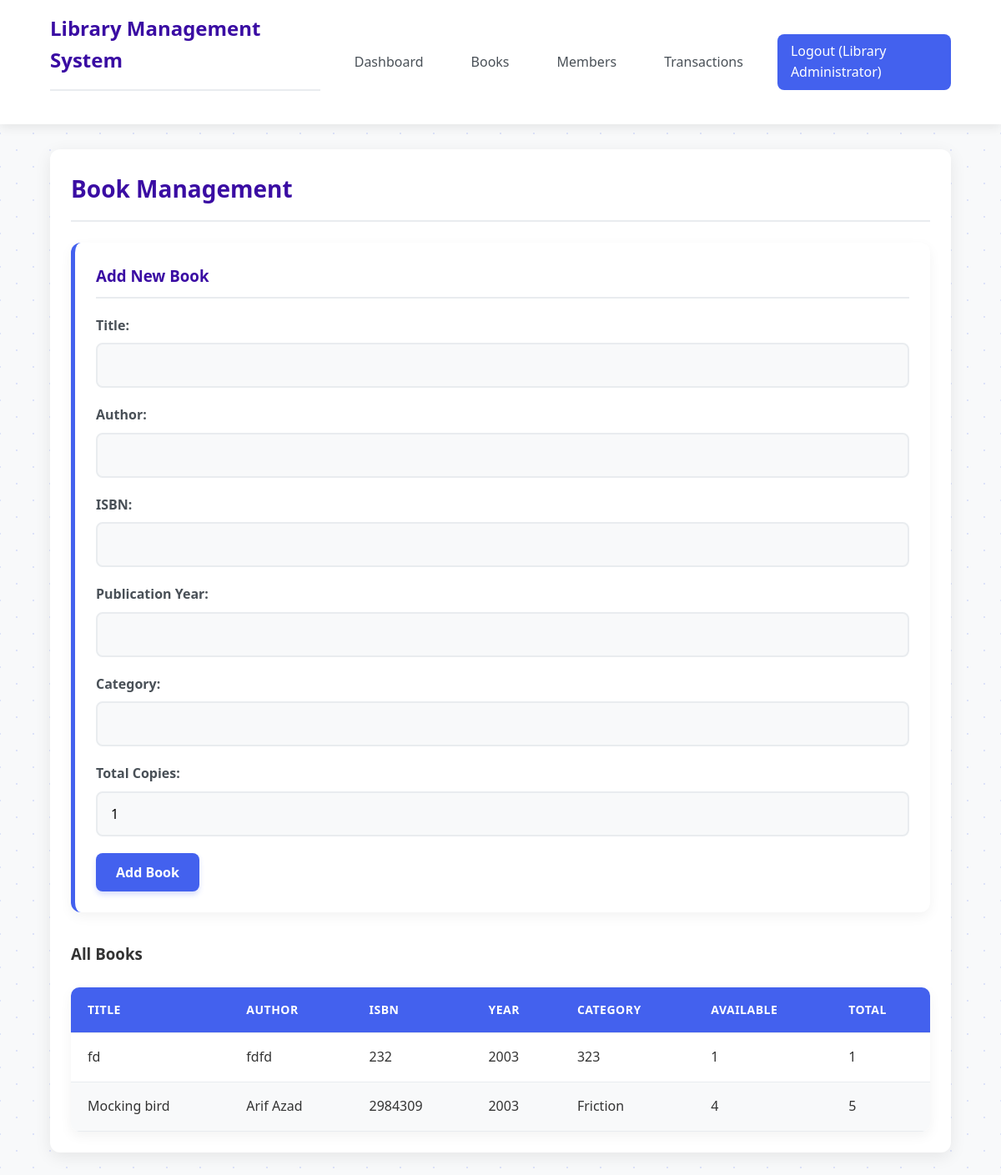
The app's page /books.php (signed in) with its own data.
### tables this page shows
CREATE TABLE `books` (
  `id` int(11) NOT NULL,
  `title` varchar(255) NOT NULL,
  `author` varchar(255) NOT NULL,
  `isbn` varchar(20) NOT NULL,
  `publication_year` int(11) DEFAULT NULL,
  `category` varchar(100) DEFAULT NULL,
  `total_copies` int(11) DEFAULT 1,
  `available_copies` int(11) DEFAULT 1,
  `created_at` timestamp NOT NULL DEFAULT current_timestamp()
);

### includes/functions.php (called while the page is built, shortened)
<?php
include 'config.php';
function getAllBooks() {
    global $pdo;
    $stmt = $pdo->query("SELECT * FROM books ORDER BY title");
    return $stmt->fetchAll();
}
?>

### books.php (the view, shortened to what this page needs)
<?php
include 'includes/auth.php';
include 'includes/functions.php';
$books = getAllBooks();
?>
<!DOCTYPE html>
<html lang="en">
<head>
    <link rel="stylesheet" href="css/style.css">
</head>
<body>
    <?php include 'includes/header.php'; ?>
    <div class="container">
        <h2>Book Management</h2>
        <div class="form-section">
            <h3>Add New Book</h3>
            <form method="POST" action="">
                <div class="form-group">
                    <label for="title">Title:</label>
                    <input type="text" id="title" name="title" required>
                </div>
                <div class="form-group">
                    <label for="author">Author:</label>
                    <input type="text" id="author" name="author" required>
                </div>
                <div class="form-group">
                    <label for="isbn">ISBN:</label>
                    <input type="text" id="isbn" name="isbn" required>
                </div>
                <div class="form-group">
                    <label for="publication_year">Publication Year:</label>
                    <input type="number" id="publication_year" name="publication_year" min="1000" max="<?php echo date('Y'); ?>">
                </div>
                <div class="form-group">
                    <label for="category">Category:</label>
                    <input type="text" id="category" name="category">
                </div>
                <div class="form-group">
                    <label for="total_copies">Total Copies:</label>
                    <input type="number" id="total_copies" name="total_copies" min="1" value="1" required>
                </div>
                <button type="submit" name="add_book">Add Book</button>
            </form>
        </div>
        <div class="list-section">
            <h3>All Books</h3>
            <table>
                <thead>
                    <tr>
                        <th>Title</th>
                        <th>Author</th>
                        <th>ISBN</th>
                        <th>Year</th>
                        <th>Category</th>
                        <th>Available</th>
                        <th>Total</th>
                    </tr>
                </thead>
                <tbody>
                    <?php foreach ($books as $book): ?>
                    <tr>
                        <td><?php echo $book['title']; ?></td>
                        <td><?php echo $book['author']; ?></td>
                        <td><?php echo $book['isbn']; ?></td>
                        <td><?php echo $book['publication_year']; ?></td>
                        <td><?php echo $book['category']; ?></td>
                        <td><?php echo $book['available_copies']; ?></td>
                        <td><?php echo $book['total_copies']; ?></td>
                    </tr>
                    <?php endforeach; ?>
                </tbody>
            </table>
        </div>
    </div>
</body>
</html>

### css/style.css (style rules this page uses)
* { margin: 0; padding: 0; box-sizing: border-box; font-family: 'Poppins', 'Segoe UI', Tahoma, Geneva, Verdana, sans-serif; }
:root { --primary: #4361ee; --secondary: #3a0ca3; --accent: #f72585; --success: #4cc9f0; --warning: #f9c74f; --danger: #f94144; --light: #f8f9fa; --dark: #212529; --gray: #6c757d; --light-gray: #e9ecef; }
body { background-color: #f8f9fa; color: #333; line-height: 1.6; background-image: radial-gradient(#4362ee27 1px, transparent 1px), radial-gradient(#4362ee27 1px, transparent 1px); background-size: 40px 40px; background-position: 0 0, 20px 20px; }
.container { width: 90%; max-width: 1200px; margin: 30px auto; padding: 25px; background: white; border-radius: 12px; box-shadow: 0 5px 20px rgba(0, 0, 0, 0.08); }
.form-section { margin-bottom: 35px; padding: 25px; background: white; border-radius: 12px; box-shadow: 0 5px 15px rgba(0, 0, 0, 0.05); border-left: 5px solid var(--primary); }
.form-section h3 { margin-bottom: 20px; color: var(--secondary); font-weight: 600; padding-bottom: 10px; border-bottom: 2px solid var(--light-gray); }
.form-group { margin-bottom: 20px; position: relative; }
label { display: block; margin-bottom: 8px; font-weight: 600; color: #495057; }
input[type="text"], input[type="password"], input[type="email"], input[type="number"], input[type="date"], select, textarea { width: 100%; padding: 14px 16px; border: 2px solid #e9ecef; border-radius: 8px; font-size: 16px; transition: all 0.3s ease; background: #f8f9fa; }
button { background: var(--primary); color: white; border: none; padding: 12px 24px; border-radius: 8px; cursor: pointer; font-size: 16px; font-weight: 600; transition: all 0.3s ease; box-shadow: 0 4px 6px rgba(67, 97, 238, 0.2); }
table { width: 100%; border-collapse: separate; border-spacing: 0; margin-top: 25px; border-radius: 10px; overflow: hidden; box-shadow: 0 5px 15px rgba(0, 0, 0, 0.05); }
th, td { padding: 16px 20px; text-align: left; border-bottom: 1px solid #e9ecef; }
th { background-color: var(--primary); color: white; font-weight: 600; text-transform: uppercase; font-size: 14px; letter-spacing: 0.5px; }
tr:nth-child(even) { background-color: #f8f9fa; }
h2 { color: var(--secondary); margin-bottom: 25px; padding-bottom: 15px; border-bottom: 2px solid var(--light-gray); font-weight: 700; font-size: 28px; }
.form-group { animation: fadeIn 0.5s ease forwards; }
.form-group:nth-child(1) { animation-delay: 0.1s; }
.form-group:nth-child(2) { animation-delay: 0.2s; }
.form-group:nth-child(3) { animation-delay: 0.3s; }
.form-group:nth-child(4) { animation-delay: 0.4s; }
.form-group:nth-child(5) { animation-delay: 0.5s; }

### records on screen
books: title "fd", author "fdfd", isbn "232", publication_year "2003", category "323", available_copies "1", total_copies "1"
books: title "Mocking bird", author "Arif Azad", isbn "2984309", publication_year "2003", category "Friction", available_copies "4", total_copies "5"

### other values on screen
$_SESSION['full_name'] "Library Administrator"
